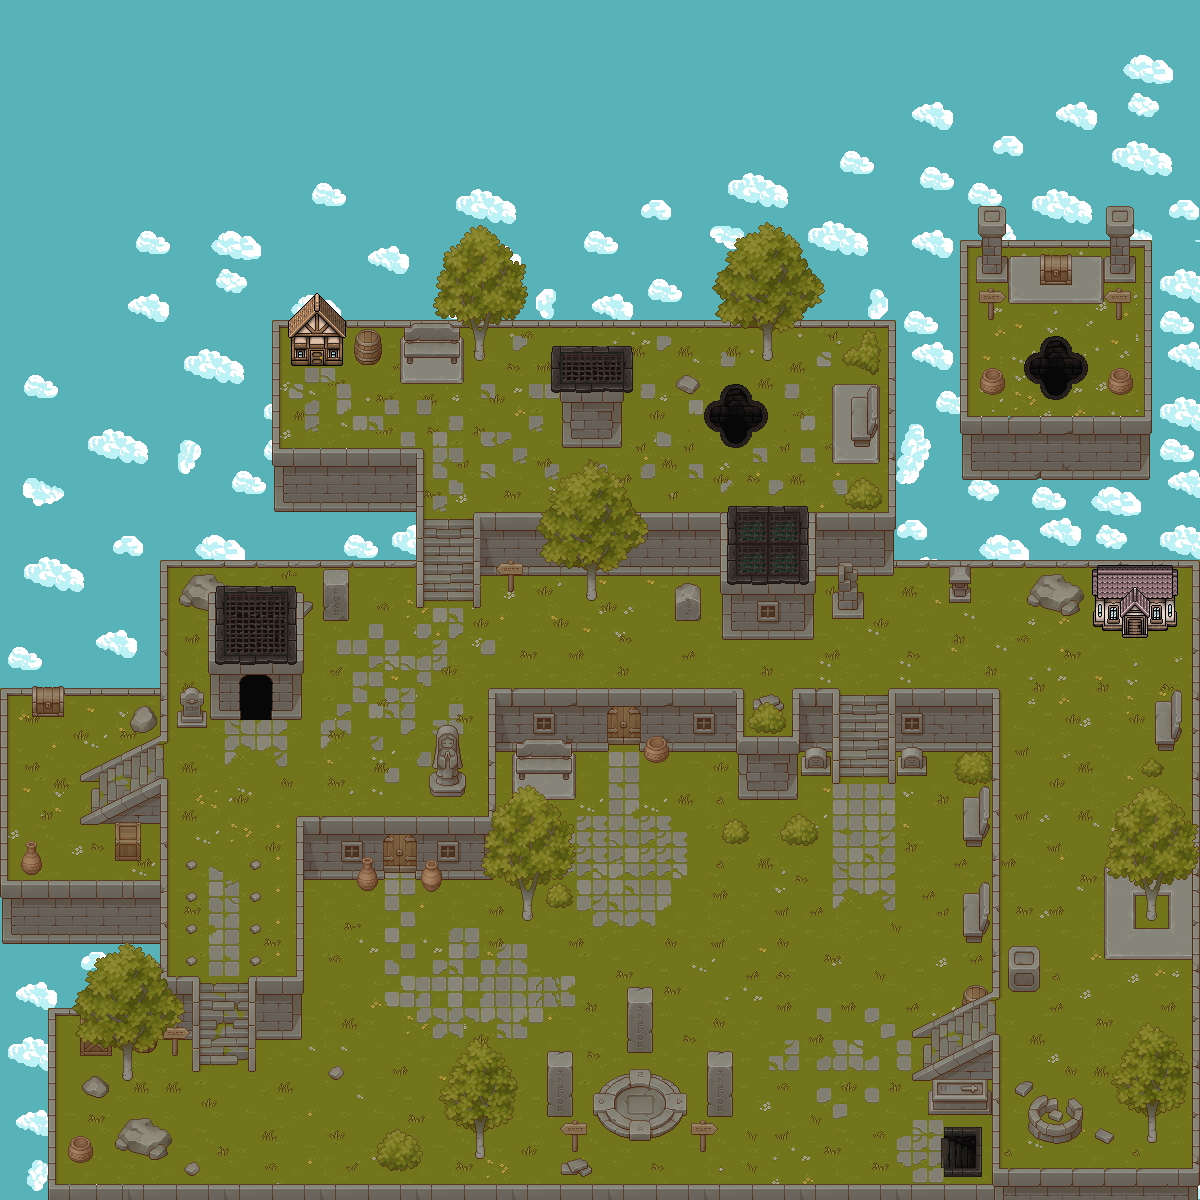

A 2D game scene composited from a Tiled map and its tileset images. What follows is a short description and the map's XML, with each tile layer's data collapsed to a summary:
An orthogonal 75x75 tile map with 16x16 px tiles, 8 tile layers (sky, grass, rock, doors, ...), 9 tilesets and 198 objects (179x obj, 6x side_stairs, 3x front_stairs, 3x door, 2x item, ...).

<map version="1.10" tiledversion="1.11.2" orientation="orthogonal" renderorder="right-down" width="75" height="75" tilewidth="16" tileheight="16" infinite="0" nextlayerid="16" nextobjectid="382">
 <tileset firstgid="1" name="mainlevbuild" tilewidth="16" tileheight="16" tilecount="2560" columns="64">
  <image source="tilsets/catacombs/mainlevbuild.png" width="1024" height="640" />
 </tileset>
 <tileset firstgid="2561" name="TX Props" tilewidth="16" tileheight="16" tilecount="1024" columns="32">
  <image source="tilsets/maybe for main map/Texture/TX Props.png" width="512" height="512" />
 </tileset>
 <tileset firstgid="3585" name="TX Plant" tilewidth="16" tileheight="16" tilecount="1024" columns="32">
  <image source="tilsets/maybe for main map/Texture/TX Plant.png" width="512" height="512" />
 </tileset>
 <tileset firstgid="4609" name="TX Tileset Wall" tilewidth="16" tileheight="16" tilecount="1024" columns="32">
  <image source="tilsets/maybe for main map/Texture/TX Tileset Wall.png" width="512" height="512" />
 </tileset>
 <tileset firstgid="5633" name="Houses Sprite Sheet" tilewidth="16" tileheight="16" tilecount="26460" columns="140">
  <image source="tilsets/houses/Houses Sprite Sheet.png" width="2250" height="3025" />
 </tileset>
 <tileset firstgid="32093" name="TX Struct" tilewidth="16" tileheight="16" tilecount="1024" columns="32">
  <image source="tilsets/maybe for main map/Texture/TX Struct.png" width="512" height="512" />
 </tileset>
 <tileset firstgid="33117" name="grass" tilewidth="16" tileheight="16" tilecount="256" columns="16">
  <image source="tilsets/maybe for main map/Texture/TX Tileset Grass.png" width="256" height="256" />
 </tileset>
 <tileset firstgid="33373" name="TX Tileset Stone Ground" tilewidth="16" tileheight="16" tilecount="256" columns="16">
  <image source="tilsets/maybe for main map/Texture/TX Tileset Stone Ground.png" width="256" height="256" />
 </tileset>
 <tileset firstgid="33629" name="Clouds" tilewidth="16" tileheight="16" tilecount="64" columns="8">
  <image source="tilsets/sky/Clouds V2-2.png" width="128" height="128" />
 </tileset>
 <layer id="15" name="sky" width="75" height="75">
  <data>[5625 cells, 5625 non-empty, 64 distinct tile ids]</data>
 </layer>
 <layer id="2" name="grass" width="75" height="75">
  <data>[5625 cells, 3392 non-empty, 211 distinct tile ids]</data>
 </layer>
 <layer id="3" name="rock" width="75" height="75">
  <data>[5625 cells, 980 non-empty, 237 distinct tile ids]</data>
 </layer>
 <layer id="5" name="doors" width="75" height="75">
  <data>[5625 cells, 75 non-empty, 42 distinct tile ids]</data>
 </layer>
 <layer id="4" name="walls" width="75" height="75">
  <data>[5625 cells, 1043 non-empty, 299 distinct tile ids]</data>
 </layer>
 <layer id="14" name="decoration1(player over them)" width="75" height="75">
  <data>[5625 cells, 458 non-empty, 298 distinct tile ids]</data>
 </layer>
 <objectgroup id="13" name="Object Layer 1">
  <object id="14" name="player" type="player" x="623.826" y="1076.26">
   <point />
  </object>
  <object id="17" type="obj" x="159.5" y="777.5" width="8" height="202" />
  <object id="18" type="obj" x="158.5" y="977.5" width="39.5" height="60.5" />
  <object id="19" type="obj" x="191.5" y="1040" width="7" height="30" />
  <object id="20" type="obj" x="158.5" y="1026.5" width="35" height="29.5" />
  <object id="22" type="obj" x="248" y="976.667" width="8" height="94.3333" />
  <object id="23" type="obj" x="253.667" y="976" width="50" height="64.3333" />
  <object id="24" type="obj" x="296" y="816.667" width="8.33333" height="164.667" />
  <object id="25" type="obj" x="303.667" y="817" width="78.6667" height="63" />
  <object id="28" type="obj" x="355.333" y="873.667" width="24" height="18.6667" />
  <object id="29" type="obj" x="421" y="874" width="22" height="19" />
  <object id="30" type="obj" x="375.333" y="815.667" width="120.667" height="18.6667" />
  <object id="32" type="obj" x="416.333" y="829.333" width="78.3333" height="51" />
  <object id="33" type="obj" x="428.75" y="765.25" width="37.5" height="31.75" />
  <object id="34" type="obj" x="487.667" y="687.667" width="8.66667" height="143.333" />
  <object id="37" type="obj" x="509.667" y="737" width="68" height="63.3333" />
  <object id="38" type="obj" x="639.5" y="688.5" width="103.5" height="62.5" />
  <object id="39" type="obj" x="493.5" y="688" width="114.5" height="64.5" />
  <object id="40" type="obj" x="605.273" y="688.364" width="44.3636" height="17.6364" />
  <object id="41" type="obj" x="644.364" y="740.545" width="27.5151" height="22.5455" />
  <object id="43" type="obj" x="736.667" y="735.667" width="62.3333" height="63.6667" />
  <object id="47" type="obj" x="800.667" y="745.333" width="32" height="32" />
  <object id="48" type="obj" x="830.333" y="688.667" width="10.3333" height="95.3333" />
  <object id="49" type="obj" x="792" y="688.333" width="9.66667" height="47" />
  <object id="50" type="obj" x="741" y="692.083" width="51.3333" height="42.25" />
  <object id="51" type="obj" x="792.667" y="686.667" width="46" height="19.6667" />
  <object id="53" type="obj" x="887.75" y="687.75" width="8.75" height="96" />
  <object id="54" type="obj" x="897" y="745" width="30.75" height="32.25" />
  <object id="55" type="obj" x="892" y="688.5" width="106.5" height="63.5" />
  <object id="56" type="obj" x="992.551" y="684.45" width="7.69868" height="307.724" />
  <object id="58" type="obj" x="961.5" y="882.306" width="28.9983" height="63.3858" />
  <object id="59" type="obj" x="961.757" y="784.276" width="28.4851" height="61.846" />
  <object id="62" type="obj" x="952.333" y="751.333" width="42.6667" height="33">
   <ellipse />
  </object>
  <object id="63" type="obj" x="1023.5" y="1087.5" width="63" height="58.5">
   <ellipse />
  </object>
  <object id="64" type="obj" x="625.333" y="1020.17" width="29" height="34.1667" />
  <object id="65" type="obj" x="545.333" y="1084.33" width="29.3333" height="34" />
  <object id="66" type="obj" x="705.333" y="1083.67" width="29.6667" height="34.6667" />
  <object id="67" type="obj" x="559.667" y="1120.33" width="31" height="32" />
  <object id="68" type="obj" x="687.667" y="1120.67" width="31" height="30" />
  <object id="71" type="obj" x="560.333" y="1153" width="32" height="29.3333" />
  <object id="72" type="obj" x="927.333" y="1078.33" width="65.6667" height="36.3333" />
  <object id="73" type="obj" x="1138.5" y="1119" width="26.5" height="28.5" />
  <object id="74" type="obj" x="325" y="1061.5" width="22" height="21.5">
   <ellipse />
  </object>
  <object id="75" type="obj" x="182" y="1161" width="20" height="16">
   <ellipse />
  </object>
  <object id="76" type="obj" x="112.5" y="1117" width="60" height="46">
   <ellipse />
  </object>
  <object id="77" type="obj" x="55.5" y="1149.5" width="56" height="20.25" />
  <object id="78" type="obj" x="81" y="1074.5" width="29.5" height="26">
   <ellipse />
  </object>
  <object id="79" type="obj" x="79.5" y="1015.5" width="33.5" height="39.5" />
  <object id="80" type="obj" x="129.5" y="1031" width="28.5" height="22" />
  <object id="81" type="obj" x="115.5" y="1056.5" width="24" height="28.5" />
  <object id="84" type="obj" x="113.5" y="821.5" width="28.5" height="41.5" />
  <object id="85" type="obj" x="17" y="859.5" width="28" height="16" />
  <object id="86" type="obj" x="31" y="698.5" width="34" height="20" />
  <object id="87" type="obj" x="167.833" y="704.5" width="39.6667" height="24.5" />
  <object id="88" type="obj" x="0.5" y="879.5" width="162.5" height="23" />
  </objectgroup>
 <layer id="6" name="decoration" width="75" height="75">
  <data>[5625 cells, 199 non-empty, 118 distinct tile ids]</data>
 </layer>
 <layer id="8" name="trees" width="75" height="75">
  <data>[5625 cells, 492 non-empty, 192 distinct tile ids]</data>
 </layer>
</map>
<!-- 143 of 198 objects omitted -->
